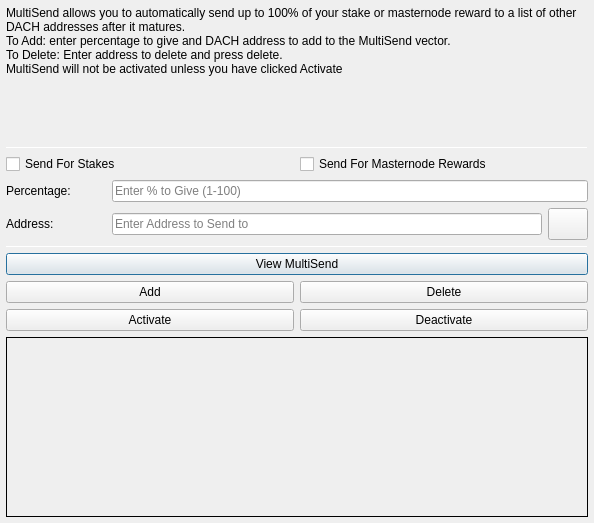
<?xml version="1.0" encoding="UTF-8"?>
<ui version="4.0">
 <class>MultiSendDialog</class>
 <widget class="QDialog" name="MultiSendDialog">
  <property name="windowModality">
   <enum>Qt::NonModal</enum>
  </property>
  <property name="geometry">
   <rect>
    <x>0</x>
    <y>0</y>
    <width>594</width>
    <height>523</height>
   </rect>
  </property>
  <property name="windowTitle">
   <string>MultiSend</string>
  </property>
  <layout class="QVBoxLayout" name="verticalLayout" stretch="0">
   <property name="leftMargin">
    <number>6</number>
   </property>
   <property name="topMargin">
    <number>6</number>
   </property>
   <property name="rightMargin">
    <number>6</number>
   </property>
   <property name="bottomMargin">
    <number>6</number>
   </property>
   <item>
    <layout class="QVBoxLayout" name="verticalLayout_Main" stretch="1,1,1,1,1,1">
     <item>
      <widget class="QLabel" name="label_2">
       <property name="lineWidth">
        <number>1</number>
       </property>
       <property name="text">
        <string>MultiSend allows you to automatically send up to 100% of your stake or masternode reward to a list of other DACH addresses after it matures.
To Add: enter percentage to give and DACH address to add to the MultiSend vector.
To Delete: Enter address to delete and press delete.
MultiSend will not be activated unless you have clicked Activate</string>
       </property>
       <property name="alignment">
        <set>Qt::AlignLeading|Qt::AlignLeft|Qt::AlignTop</set>
       </property>
       <property name="wordWrap">
        <bool>true</bool>
       </property>
      </widget>
     </item>
     <item>
      <widget class="Line" name="line">
       <property name="minimumSize">
        <size>
         <width>0</width>
         <height>1</height>
        </size>
       </property>
       <property name="maximumSize">
        <size>
         <width>16777215</width>
         <height>1</height>
        </size>
       </property>
       <property name="orientation">
        <enum>Qt::Horizontal</enum>
       </property>
      </widget>
     </item>
     <item>
      <layout class="QVBoxLayout" name="verticalLayout_Settings">
       <item>
        <layout class="QHBoxLayout" name="horizontalLayout">
         <item>
          <widget class="QCheckBox" name="multiSendStakeCheckBox">
           <property name="text">
            <string>Send For Stakes</string>
           </property>
          </widget>
         </item>
         <item>
          <widget class="QCheckBox" name="multiSendMasternodeCheckBox">
           <property name="text">
            <string>Send For Masternode Rewards</string>
           </property>
          </widget>
         </item>
        </layout>
       </item>
       <item>
        <layout class="QHBoxLayout" name="horizontalLayout_6">
         <item>
          <widget class="QLabel" name="label">
           <property name="minimumSize">
            <size>
             <width>100</width>
             <height>0</height>
            </size>
           </property>
           <property name="toolTip">
            <string>Percentage of stake to send</string>
           </property>
           <property name="text">
            <string>Percentage:</string>
           </property>
          </widget>
         </item>
         <item>
          <widget class="QLineEdit" name="multiSendPercentEdit">
           <property name="toolTip">
            <string>Enter whole numbers 1 - 100</string>
           </property>
           <property name="placeholderText">
            <string>Enter % to Give (1-100)</string>
           </property>
          </widget>
         </item>
        </layout>
       </item>
       <item>
        <layout class="QHBoxLayout" name="horizontalLayout_7">
         <item>
          <widget class="QLabel" name="label_5">
           <property name="minimumSize">
            <size>
             <width>100</width>
             <height>0</height>
            </size>
           </property>
           <property name="toolTip">
            <string>Address to send portion of stake to</string>
           </property>
           <property name="text">
            <string>Address:</string>
           </property>
          </widget>
         </item>
         <item>
          <widget class="QLineEdit" name="multiSendAddressEdit">
           <property name="toolTip">
            <string/>
           </property>
           <property name="placeholderText">
            <string>Enter Address to Send to</string>
           </property>
          </widget>
         </item>
         <item>
          <widget class="QPushButton" name="addressBookButton">
           <property name="maximumSize">
            <size>
             <width>16777215</width>
             <height>32</height>
            </size>
           </property>
           <property name="toolTip">
            <string>Choose an address from the address book</string>
           </property>
           <property name="text">
            <string/>
           </property>
           <property name="icon">
            <iconset resource="../dachcoin.qrc">
             <normaloff>:/icons/address-book</normaloff>:/icons/address-book</iconset>
           </property>
           <property name="shortcut">
            <string>Alt+A</string>
           </property>
           <property name="autoDefault">
            <bool>false</bool>
           </property>
          </widget>
         </item>
        </layout>
       </item>
      </layout>
     </item>
     <item>
      <widget class="Line" name="line_2">
       <property name="minimumSize">
        <size>
         <width>0</width>
         <height>1</height>
        </size>
       </property>
       <property name="maximumSize">
        <size>
         <width>16777215</width>
         <height>1</height>
        </size>
       </property>
       <property name="orientation">
        <enum>Qt::Horizontal</enum>
       </property>
      </widget>
     </item>
     <item>
      <layout class="QVBoxLayout" name="verticalLayout_Buttons">
       <item>
        <layout class="QHBoxLayout" name="horizontalLayout_4">
         <item>
          <widget class="QPushButton" name="viewButton">
           <property name="toolTip">
            <string/>
           </property>
           <property name="statusTip">
            <string>View MultiSend Vector</string>
           </property>
           <property name="text">
            <string>View MultiSend</string>
           </property>
          </widget>
         </item>
        </layout>
       </item>
       <item>
        <layout class="QHBoxLayout" name="horizontalLayout_2">
         <item>
          <widget class="QPushButton" name="addButton">
           <property name="toolTip">
            <string/>
           </property>
           <property name="statusTip">
            <string>Add to MultiSend Vector</string>
           </property>
           <property name="text">
            <string>Add</string>
           </property>
          </widget>
         </item>
         <item>
          <widget class="QPushButton" name="deleteButton">
           <property name="toolTip">
            <string/>
           </property>
           <property name="statusTip">
            <string>Delete Address From MultiSend Vector</string>
           </property>
           <property name="text">
            <string>Delete</string>
           </property>
          </widget>
         </item>
        </layout>
       </item>
       <item>
        <layout class="QHBoxLayout" name="horizontalLayout_5">
         <item>
          <widget class="QPushButton" name="activateButton">
           <property name="statusTip">
            <string>Activate MultiSend</string>
           </property>
           <property name="text">
            <string>Activate</string>
           </property>
          </widget>
         </item>
         <item>
          <widget class="QPushButton" name="disableButton">
           <property name="statusTip">
            <string>Deactivate MultiSend</string>
           </property>
           <property name="text">
            <string>Deactivate</string>
           </property>
          </widget>
         </item>
        </layout>
       </item>
      </layout>
     </item>
     <item>
      <widget class="QLabel" name="message">
       <property name="minimumSize">
        <size>
         <width>0</width>
         <height>180</height>
        </size>
       </property>
       <property name="frameShape">
        <enum>QFrame::Panel</enum>
       </property>
       <property name="frameShadow">
        <enum>QFrame::Plain</enum>
       </property>
       <property name="lineWidth">
        <number>1</number>
       </property>
       <property name="midLineWidth">
        <number>1</number>
       </property>
       <property name="text">
        <string/>
       </property>
       <property name="alignment">
        <set>Qt::AlignLeading|Qt::AlignLeft|Qt::AlignTop</set>
       </property>
       <property name="wordWrap">
        <bool>true</bool>
       </property>
      </widget>
     </item>
    </layout>
   </item>
  </layout>
 </widget>
 <resources>
  <include location="../dachcoin.qrc"/>
 </resources>
 <connections/>
</ui>
